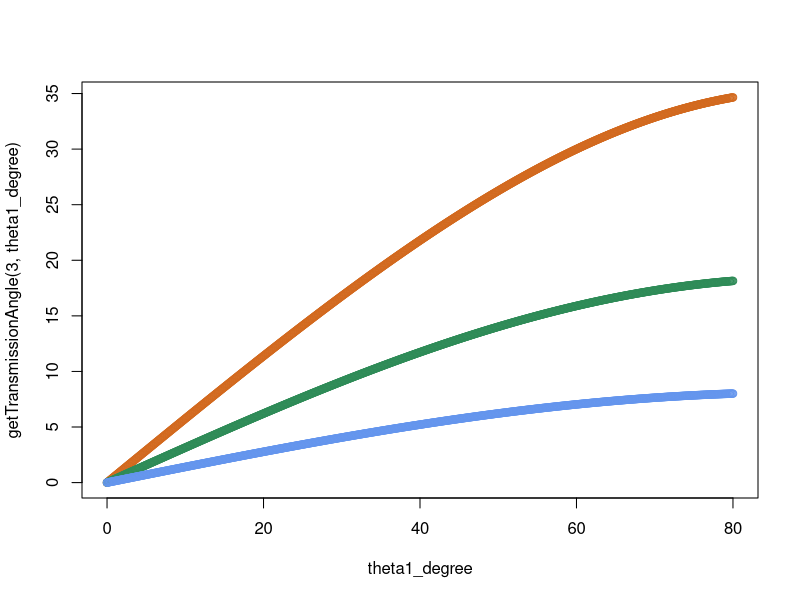

Reproduce this figure in R.
# Let's first write a function which will take
# relative permitivity (E_r) and the angle of incidence (in degree) as input;
# and returns the angle of transmission (in degree)
#
# following the syntax:
# myFunctionName = function(argument1, argument2, ... ){
#   body of the function
#   return(the thing to be returned)
# }
getTransmissionAngle = function(E_r, inAngleD){
  inAngleR = (pi/180)*inAngleD
  transAngleR = asin(sin(inAngleR)/sqrt(E_r)) 
  transAngleD = (180/pi)*transAngleR
  return(transAngleD)
}

# make an array of incident angles from 0 to 80 degree
theta1_degree = seq(from=0, to=80, by=.1)

# Let's plot now for different permittivity (E_r) values.
# For the first plot, use plot(x,y) command.
# For the next ones use points(x,y) command, so that, they all appear in the 
# same set of axes. 

# E_r = 3
plot(
  x = theta1_degree,
  y = getTransmissionAngle(3, theta1_degree), 
  col="chocolate"
)


# E_r = 10
points(
  x = theta1_degree,
  y = getTransmissionAngle(10, theta1_degree), 
  col="seagreen"
)


# E_r = 50
points(
  x = theta1_degree,
  y = getTransmissionAngle(50, theta1_degree), 
  col="cornflowerblue"
)

